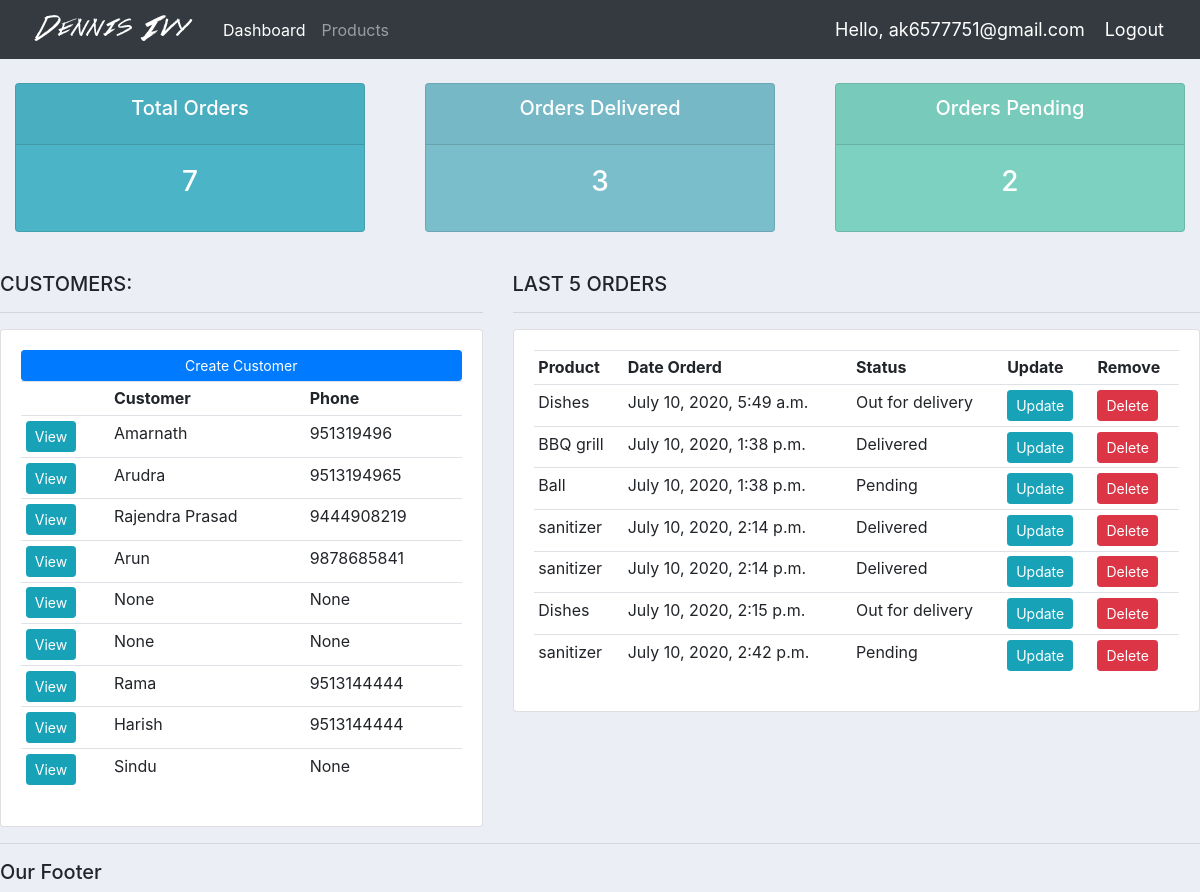
The app's page / (signed in) with its own data.
### accounts/models.py (models this page shows, shortened)
class Customer(models.Model):
	user = models.OneToOneField(User, null=True, on_delete=models.CASCADE)
	name = models.CharField(max_length=200, null=True)
	phone = models.CharField(max_length=200, null=True)
	email = models.CharField(max_length=200, null=True)
	profile_pic = models.ImageField(default="Prof12.jpg", null=True, blank=True)
	date_created = models.DateTimeField(auto_now_add=True, null=True)

class Order(models.Model):
	STATUS = (
			('Pending', 'Pending'),
			('Out for delivery', 'Out for delivery'),
			('Delivered', 'Delivered'),
			)
	customer = models.ForeignKey(Customer, null=True, on_delete= models.SET_NULL)
	product = models.ForeignKey(Product, null=True, on_delete= models.SET_NULL)
	date_created = models.DateTimeField(auto_now_add=True, null=True)
	status = models.CharField(max_length=200, null=True, choices=STATUS)
	note = models.CharField(max_length=1000, null=True)

class Product(models.Model):
	CATEGORY = (
			('Indoor', 'Indoor'),
			('Out Door', 'Out Door'),
			)
	name = models.CharField(max_length=200, null=True)
	price = models.FloatField(null=True)
	category = models.CharField(max_length=200, null=True, choices=CATEGORY)
	description = models.CharField(max_length=200, null=True, blank=True)
	date_created = models.DateTimeField(auto_now_add=True, null=True)
	tags = models.ManyToManyField(Tag)
	def __str__(self):
			return self.name

### accounts/decorators.py (the view)
	def wrapper_function(request, *args, **kwargs):
		group = None
		if request.user.groups.exists():
			group = request.user.groups.all()[0].name
		if group == 'customer':
			return redirect('user-page')
		if group == 'admin':
			return view_func(request, *args, **kwargs)

### accounts/views.py (called while the page is built)
@login_required(login_url='login')
@admin_only
def home(request):
	orders = Order.objects.all()
	customers = Customer.objects.all()
	total_customers = customers.count()
	total_orders = orders.count()
	delivered = orders.filter(status='Delivered').count()
	pending = orders.filter(status='Pending').count()
	context = {'orders':orders, 'customers':customers,
	'total_orders':total_orders,'delivered':delivered,
	'pending':pending }
	return render(request, 'accounts/dashboard.html', context)

### accounts/templates/accounts/dashboard.html
{% extends 'accounts/main.html' %}
{% block content %}
{% include 'accounts/status.html' %}
<br>
<div class="row">
	<div class="col-md-5">
		<h5>CUSTOMERS:</h5>
		<hr>
		<div class="card card-body">
			<a class="btn btn-primary  btn-sm btn-block" href="">Create Customer</a>
			<table class="table table-sm">
				<tr>
					<th></th>
					<th>Customer</th>
					<th>Phone</th>
				</tr>
				{% for customer in customers %}
					<tr>
							<td><a class="btn btn-sm btn-info" href="{% url 'customer' customer.id %}">View</a></td>
							<td>{{customer.name}}</td>
							<td>{{customer.phone}}</td>
					</tr>
				{% endfor %}
			</table>
		</div>
	</div>
	<div class="col-md-7">
		<h5>LAST 5 ORDERS</h5>
		<hr>
		<div class="card card-body">
			<table class="table table-sm">
				<tr>
					<th>Product</th>
					<th>Date Orderd</th>
					<th>Status</th>
					<th>Update</th>
					<th>Remove</th>
				</tr>
				{% for order in orders %}
					<tr>
						<td>{{order.product}}</td>
						<td>{{order.date_created}}</td>
						<td>{{order.status}}</td>
						<td><a class="btn btn-sm btn-info" href="{% url 'update_order' order.id %}">Update</a></td>
						<td><a class="btn btn-sm btn-danger" href="{% url 'delete_order' order.id %}">Delete</a></td>
					</tr>
				{% endfor %}
			</table>
		</div>
	</div>
</div>
{% endblock %}

### accounts/templates/accounts/main.html (shortened to what this page needs)
{% load static %}
<!DOCTYPE html>
<html>
<head>
	<link rel="stylesheet" href="https://stackpath.bootstrapcdn.com/bootstrap/4.5.0/css/bootstrap.min.css">
	<link rel="stylesheet" type="text/css" href="{% static '/css/main.css' %}">
</head>
<body>
	{% include 'accounts/navbar.html' %}
	{% block content %}
	{% endblock %}
	<hr>
	<h5>Our Footer</h5>
</body>
</html>

### accounts/templates/accounts/navbar.html (shortened to what this page needs)
{% load static %}
<nav class="navbar navbar-expand-lg navbar-dark bg-dark">
 <img src="{% static 'images/logo.png' %}">
  <div class="collapse navbar-collapse" id="navbarNav">
    <ul class="navbar-nav">
      {% if request.user.is_staff %}
      <li class="nav-item active">
        <a class="nav-link" href="{% url 'home' %}">Dashboard</a>
      </li>
      <li class="nav-item">
        <a class="nav-link" href="{% url 'products' %}">Products</a>
      </li>
      {% else %}
       <li class="nav-item">
        <a class="nav-link" href="{% url 'account' %}">Settings</a>
      </li>
      {% endif %}
    </ul>
  </div>
  <span class="hello-msg">Hello, {{request.user}}</span>
  <span ><a  class="hello-msg" href="{% url 'logout' %}">Logout</a></span>
</nav>

### accounts/templates/accounts/status.html
<br>
<div class="row">
	<div class="col">
		<div class="col-md">
			<div class="card text-center text-white  mb-3" id="total-orders">
			  	<div class="card-header">
			  		<h5 class="card-title">Total Orders</h5>
			  	</div>
			  	<div class="card-body">
			    	<h3 class="card-title">{{total_orders}}</h3>
			  	</div>
			</div>
		</div>
	</div>
	<div class="col">
		<div class="col-md">
			<div class="card text-center text-white  mb-3" id="orders-delivered">
			  	<div class="card-header">
			  		<h5 class="card-title">Orders Delivered</h5>
			  	</div>
			  	<div class="card-body">
			    	<h3 class="card-title">{{delivered}}</h3>
			  	</div>
			</div>
		</div>
	</div>
	<div class="col">
		<div class="col-md">
			<div class="card text-center text-white  mb-3" id="orders-pending">
			  	<div class="card-header">
			  		<h5 class="card-title">Orders Pending</h5>
			  	</div>
			  	<div class="card-body">
			    	<h3 class="card-title">{{pending}}</h3>
			  	</div>
			</div>
		</div>
	</div>
</div>

### static/css/main.css (style rules this page uses)
body { background-color: #ebeff5; }
#total-orders { background-color: #4cb4c7; }
#orders-delivered { background-color: #7abecc; }
#orders-pending { background-color: #7CD1C0; }

### accounts/templates/accounts/navbar.html (style rules this page uses)
.hello-msg { font-size: 18px; color: #fff; margin-right: 20px; }

### records on screen
Customer: name "Amarnath", phone "951319496"
Customer: name "Arudra", phone "9513194965"
Customer: name "Rajendra Prasad", phone "9444908219"
Customer: name "Arun", phone "9878685841"
Customer: name "None", phone "None"
Customer: name "None", phone "None"
Customer: name "Rama", phone "9513144444"
Customer: name "Harish", phone "9513144444"
Customer: name "Sindu", phone "None"
Order: product "Dishes", date_created "July 10, 2020, 5:49 a.m.", status "Out for delivery"
Order: product "BBQ grill", date_created "July 10, 2020, 1:38 p.m.", status "Delivered"
Order: product "Ball", date_created "July 10, 2020, 1:38 p.m.", status "Pending"
Order: product "sanitizer", date_created "July 10, 2020, 2:14 p.m.", status "Delivered"
Order: product "sanitizer", date_created "July 10, 2020, 2:14 p.m.", status "Delivered"
Order: product "Dishes", date_created "July 10, 2020, 2:15 p.m.", status "Out for delivery"
Order: product "sanitizer", date_created "July 10, 2020, 2:42 p.m.", status "Pending"

### other values on screen
{{ request.user }} "ak6577751@gmail.com"
{{ total_orders }} "7"
{{ delivered }} "3"
{{ pending }} "2"
